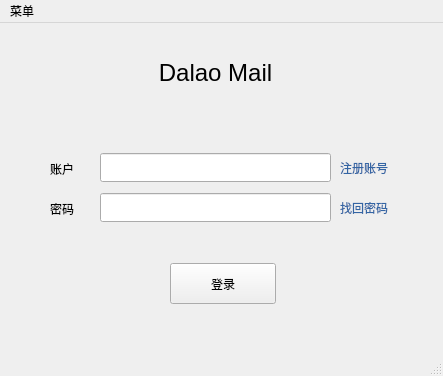
<?xml version="1.0" encoding="UTF-8"?>
<ui version="4.0">
 <class>MainWindow</class>
 <widget class="QMainWindow" name="MainWindow">
  <property name="geometry">
   <rect>
    <x>0</x>
    <y>0</y>
    <width>443</width>
    <height>376</height>
   </rect>
  </property>
  <property name="windowTitle">
   <string>MainWindow</string>
  </property>
  <widget class="QWidget" name="centralWidget">
   <widget class="QLabel" name="label">
    <property name="geometry">
     <rect>
      <x>0</x>
      <y>0</y>
      <width>431</width>
      <height>101</height>
     </rect>
    </property>
    <property name="font">
     <font>
      <pointsize>18</pointsize>
     </font>
    </property>
    <property name="text">
     <string>&lt;html&gt;&lt;head/&gt;&lt;body&gt;&lt;p align=&quot;center&quot;&gt;Dalao Mail&lt;/p&gt;&lt;/body&gt;&lt;/html&gt;</string>
    </property>
   </widget>
   <widget class="QPushButton" name="login_btn">
    <property name="geometry">
     <rect>
      <x>170</x>
      <y>240</y>
      <width>106</width>
      <height>41</height>
     </rect>
    </property>
    <property name="text">
     <string>登录</string>
    </property>
   </widget>
   <widget class="QLineEdit" name="userID">
    <property name="geometry">
     <rect>
      <x>100</x>
      <y>130</y>
      <width>231</width>
      <height>29</height>
     </rect>
    </property>
   </widget>
   <widget class="QLineEdit" name="userPass">
    <property name="geometry">
     <rect>
      <x>100</x>
      <y>170</y>
      <width>231</width>
      <height>29</height>
     </rect>
    </property>
   </widget>
   <widget class="QLabel" name="label_2">
    <property name="geometry">
     <rect>
      <x>50</x>
      <y>130</y>
      <width>41</width>
      <height>31</height>
     </rect>
    </property>
    <property name="text">
     <string>账户</string>
    </property>
   </widget>
   <widget class="QLabel" name="label_3">
    <property name="geometry">
     <rect>
      <x>50</x>
      <y>170</y>
      <width>51</width>
      <height>31</height>
     </rect>
    </property>
    <property name="text">
     <string>密码</string>
    </property>
   </widget>
   <widget class="QLabel" name="label_4">
    <property name="geometry">
     <rect>
      <x>340</x>
      <y>130</y>
      <width>80</width>
      <height>31</height>
     </rect>
    </property>
    <property name="font">
     <font>
      <pointsize>9</pointsize>
     </font>
    </property>
    <property name="text">
     <string>&lt;html&gt;&lt;head/&gt;&lt;body&gt;&lt;p&gt;&lt;span style=&quot; color:#3465a4;&quot;&gt;注册账号&lt;/span&gt;&lt;/p&gt;&lt;/body&gt;&lt;/html&gt;</string>
    </property>
   </widget>
   <widget class="QLabel" name="label_5">
    <property name="geometry">
     <rect>
      <x>340</x>
      <y>170</y>
      <width>80</width>
      <height>31</height>
     </rect>
    </property>
    <property name="font">
     <font>
      <pointsize>9</pointsize>
     </font>
    </property>
    <property name="text">
     <string>&lt;html&gt;&lt;head/&gt;&lt;body&gt;&lt;p&gt;&lt;span style=&quot; color:#3465a4;&quot;&gt;找回密码&lt;/span&gt;&lt;/p&gt;&lt;/body&gt;&lt;/html&gt;</string>
    </property>
   </widget>
  </widget>
  <widget class="QMenuBar" name="menuBar">
   <property name="geometry">
    <rect>
     <x>0</x>
     <y>0</y>
     <width>443</width>
     <height>32</height>
    </rect>
   </property>
   <widget class="QMenu" name="menufile">
    <property name="title">
     <string>菜单</string>
    </property>
    <addaction name="action"/>
    <addaction name="action_2"/>
    <addaction name="separator"/>
    <addaction name="action_4"/>
   </widget>
   <addaction name="menufile"/>
  </widget>
  <widget class="QStatusBar" name="statusBar"/>
  <action name="action">
   <property name="text">
    <string>关于我们</string>
   </property>
  </action>
  <action name="action_2">
   <property name="text">
    <string>意见反馈</string>
   </property>
  </action>
  <action name="action_4">
   <property name="text">
    <string>退出</string>
   </property>
  </action>
 </widget>
 <layoutdefault spacing="6" margin="11"/>
 <resources/>
 <connections/>
</ui>
